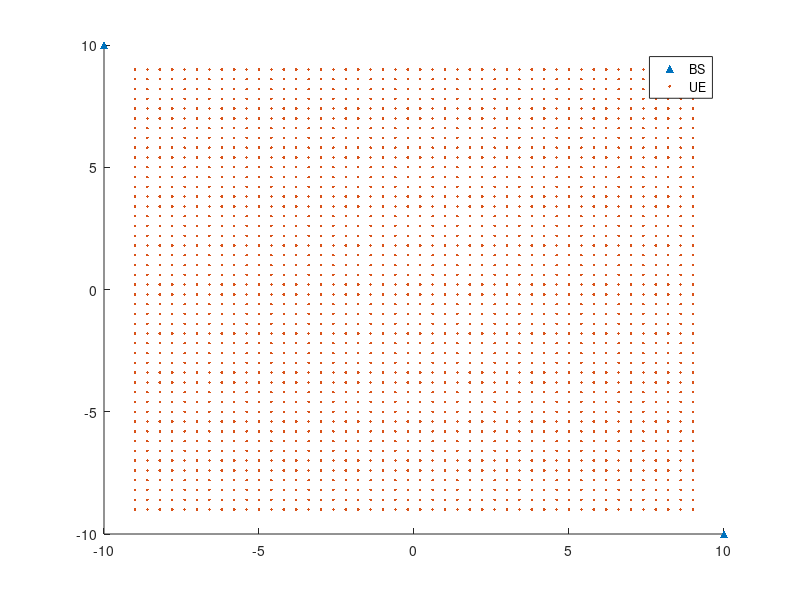

This figure's MATLAB source: (Note: this script raises an error after producing the figure.)
% You may find the usage example of the functions in Matlab Documentation

% More info about cell structure in Matlab:
% https://se.mathworks.com/help/matlab/ref/cell.html

% you may check the usage in Matlab help center:
% scatter()
% squeeze()
% diag()

clear % clear the values in Worksapce

load('cov_4ant_2bs.mat') 

% ###### a correction for the BS coordinates! #####
BS_position = BS_position(:,[1,4]); % we consider 2 BSs in the work
% ###### a correction for the BS coordinates! #####

% plot the BS and UE locations
% This is an example to use scatter function in Matlab
figure % create a figure
hold on % hold on is used for two scatter plots in one figure
scatter(BS_position(1,:), BS_position(2,:), 'filled','^')
scatter(UE_position_all(1,:), UE_position_all(2,:),'.')
legend('BS','UE') % add legend for two scatter polts
hold off

% Parameters in the dataset
N_UE  = size(UE_position_all, 2); % number of UEs
N_BS  = size(R_Cov,1);            % number of BSs
N_Ant = size(R_Cov{1,1},2);       % number of antennas for each BS

% create storage space for features
cov      = zeros(N_BS*N_Ant*N_Ant,N_UE); % covariances
cov_log  = zeros(N_BS*N_Ant*N_Ant,N_UE); % log scale covariances
cov_temp = zeros(N_UE,N_Ant,N_Ant);

% Loops to save covariances in the vector of real values
% 1. Firstly we save 4 diagonal values. they are real values.
% 2. Secondly we have a loop to save the i_index-th diagonal values. They are
% complex values, and we extracte the real and imag parts by functions real() and imag(). 
for i_u = 1:N_UE
    diag_save = [];
    diag_log_save = [];
    for i_b = 1:N_BS
        R = squeeze(R_Cov{i_b,1}(i_u,:,:));
        R_log = squeeze(R_Cov_log{i_b,1}(i_u,:,:));
        diag_save = [diag_save; diag(R)]; % save 4 diagonal values
        diag_log_save = [diag_log_save; diag(R_log)];
        for i_index = 1: N_Ant-1 % save the i_index-th diagonal values
            temp_diag = diag(R,i_index);
            diag_save = [diag_save; real(temp_diag); imag(temp_diag)];
            
            temp_log_diag = diag(R_log,i_index);
            diag_log_save = [diag_log_save; real(temp_log_diag); imag(temp_log_diag)];
        end
    end
    cov(:,i_u) = diag_save; % save input feature for each UE
    cov_log(:,i_u) = diag_log_save;
end

% Finally we save the input for neural networks
save MLP_input_cov_log cov_log UE_position_all  -v7.3
% save MLP_input cov_log UE_position_all -v7.3
